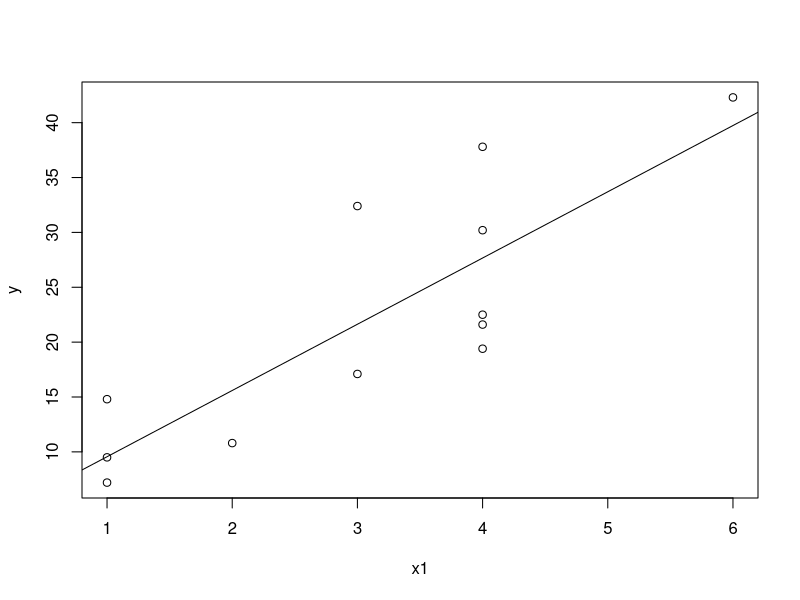

Write R code to recreate this figure.
x1 <- c(4,4,3,2,1,6,4,4,1,1,3,4)
x2 <- c(4,3.6,3.1,3.2,3.0,3.8,3.8,2.9,3.8,2.8,3.4,2.8)
y  <- c(37.8,22.5,17.1,10.8,7.2,42.3,30.2,19.4,14.8,9.5,32.4,21.6)
plot(x1,y)

sxy <- 0 
sxx <- 0
syy <- 0
for(i in 1:12){
  sxy <- sxy + (x1[i] - mean(x1))*(y[i] - mean(y))
  sxx <- sxx + (x1[i] - mean(x1))*(x1[i] - mean(x1))
}
b11<-cov(x1,y)/var(x1)
b1 <- sxy/sxx
b0 <- mean(y) - b1*mean(x1)
abline(b0,b1)
err <- cbind(y - b0 - b1*x1)

#methode du prof 

mod1 <- lm(y~x1)
summary(mod1)
anova(mod1)
